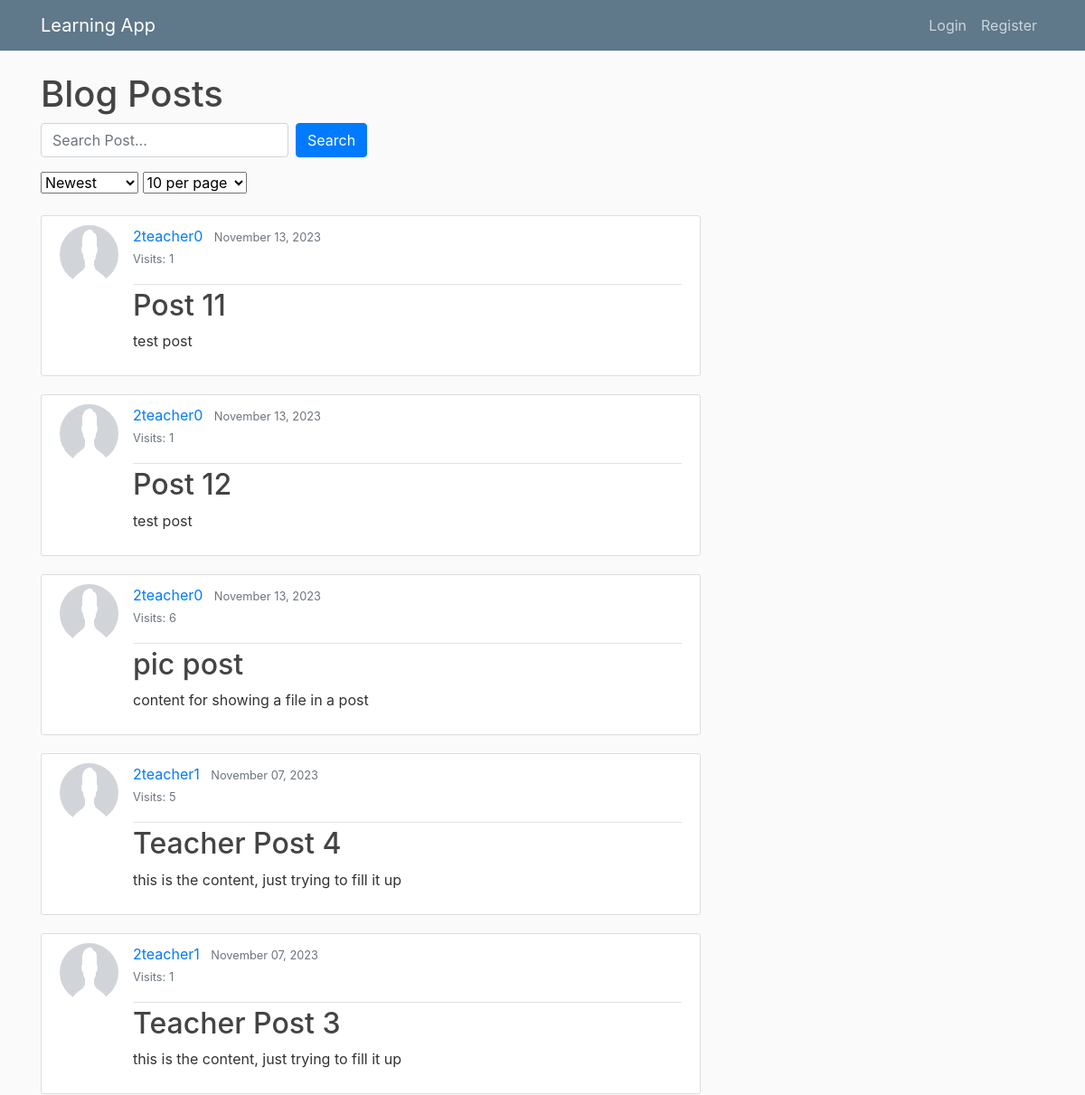
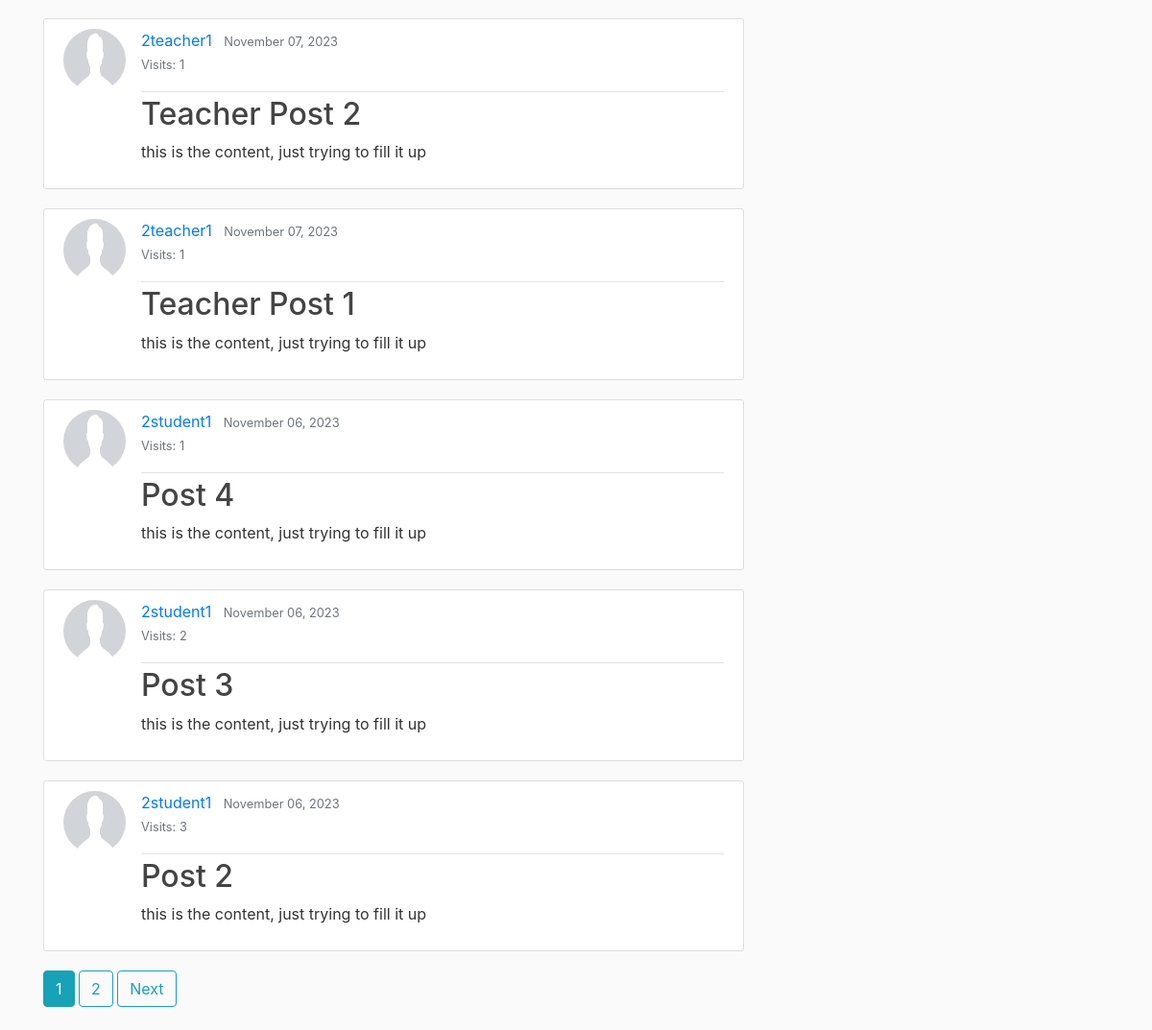
/, run on an earlier commit of the app's database (2 pictures, top to bottom).
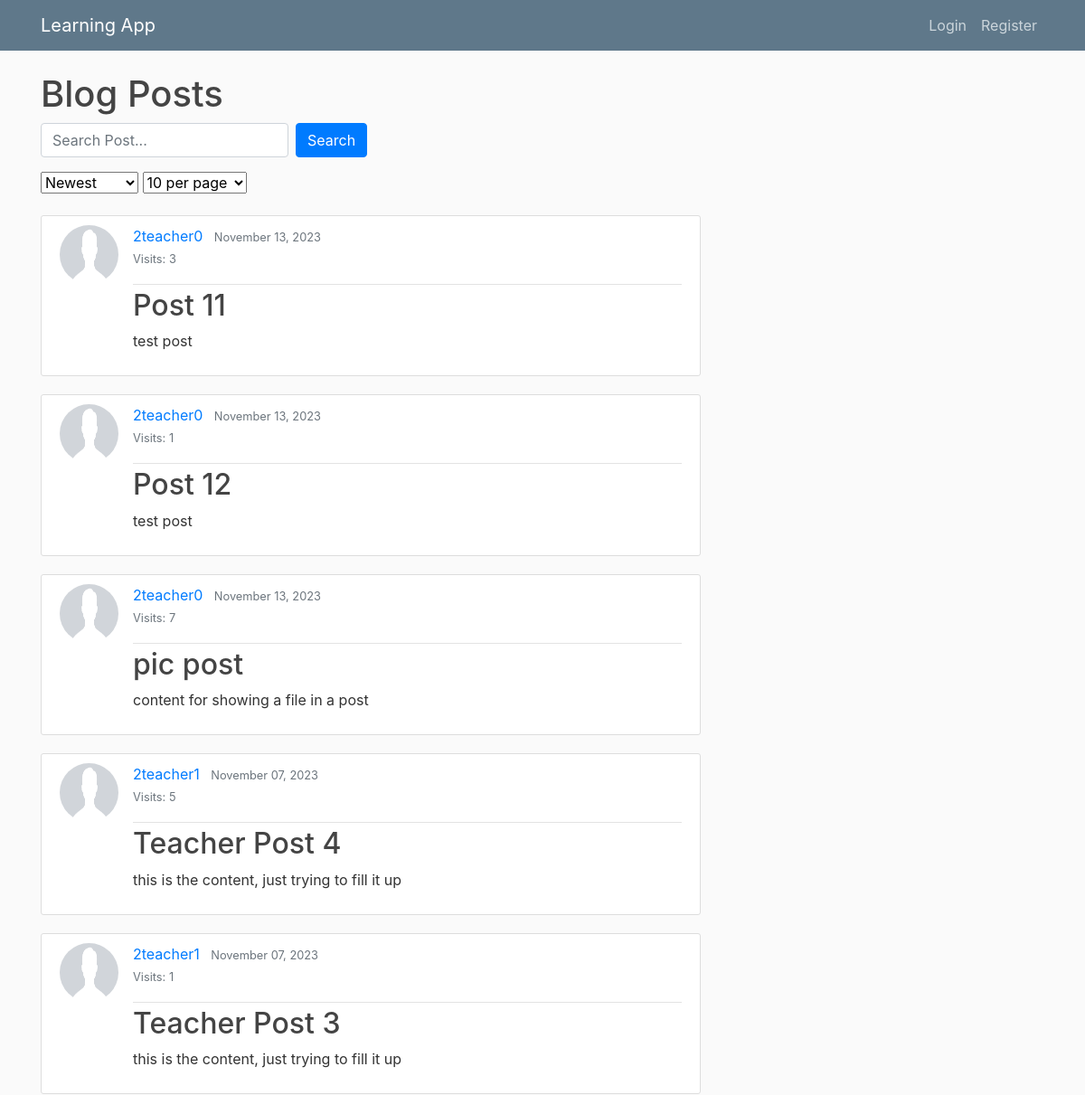
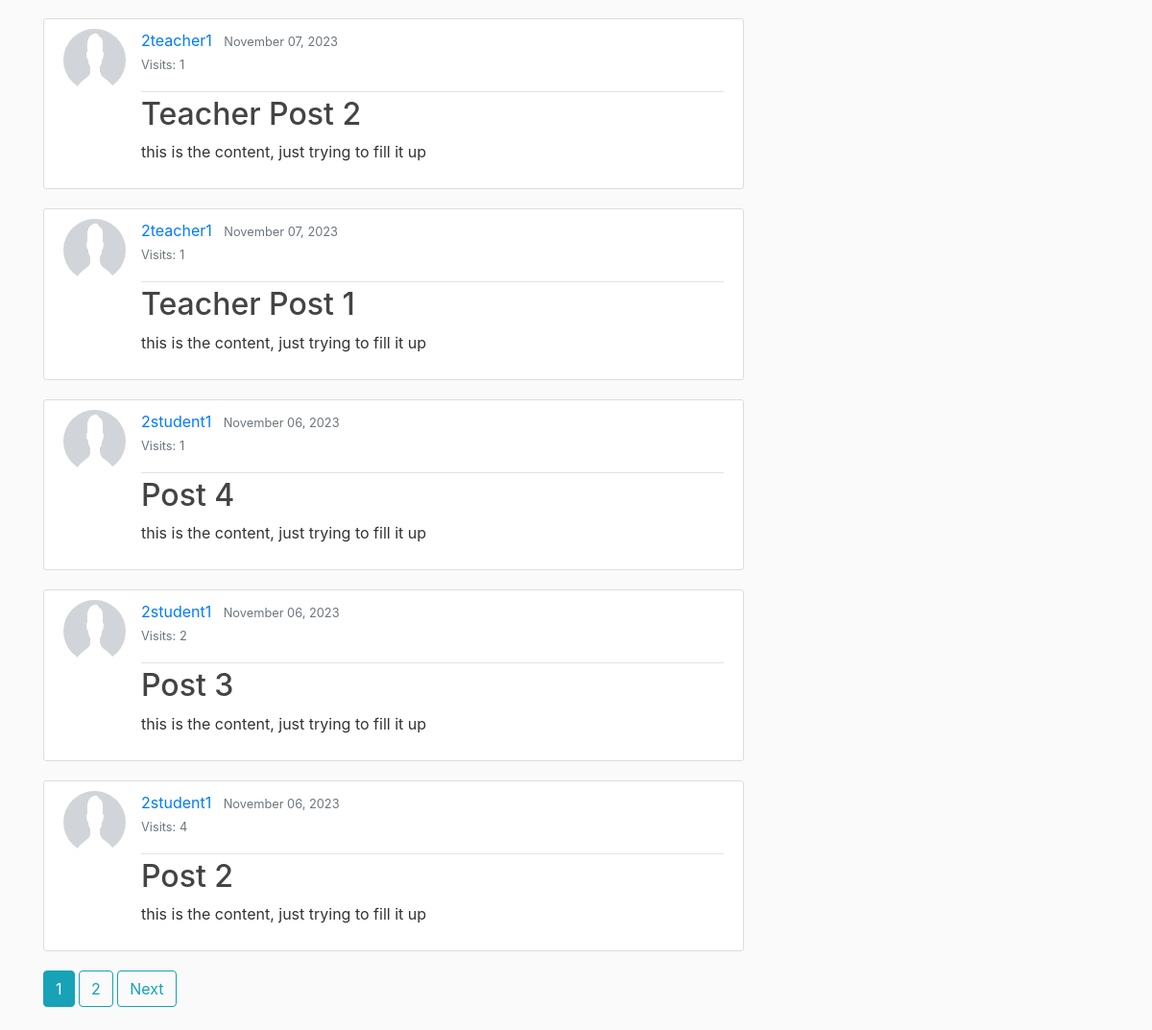
And on a later commit of the database (2 pictures, top to bottom).
### learning_app/models.py (models this page shows, shortened)
class Post(models.Model):
    title = models.CharField(max_length=100)
    content = models.TextField()
    date = models.DateTimeField(default=timezone.now)
    author = models.ForeignKey(User, on_delete=models.CASCADE)
    uploaded_file = models.FileField(upload_to='documents/', null=True, blank=True)
    post_visits = models.IntegerField(default=0)

class Profile(models.Model):
    user = models.OneToOneField(User, on_delete=models.CASCADE)
    image = models.ImageField(default='default.png', upload_to='profile_pics')
    ROLE_CHOICES = [
        ('TEACHER', 'Teacher'),
        ('STUDENT', 'Student'),
        ('ADMIN', 'Admin')
    ]
    role = models.CharField(max_length=10, choices=ROLE_CHOICES, default='STUDENT')

### learning_app/views.py (the view, shortened to what this page needs)
# urls.py: path('', PostListView.as_view(), name='learning_app-home'),  # home page, Shows all Posts
class PostListView(ListView):
    model = Post
    template_name = 'learning_app/home.html'
    context_object_name = 'posts'
    def get_ordering(self):
        ordering = '-date'
        current_ordering = 'newest'
        self.current_ordering = current_ordering
        return ordering
    def get_queryset(self):
        queryset = super().get_queryset().order_by(self.get_ordering())
        search_query = self.request.GET.get('search_query', '')
        if search_query:
            queryset = queryset.filter(
                Q(title__icontains=search_query) |
                Q(content__icontains=search_query)
            )
        return queryset
    def get_context_data(self, **kwargs):
        context = super().get_context_data(**kwargs)
        items_per_page = self.request.GET.get('items_per_page', 10)
        current_items_per_page = int(items_per_page)
        paginator = Paginator(self.get_queryset(), current_items_per_page)
        page = self.request.GET.get('page')
        try:
            posts = paginator.page(page)
        except PageNotAnInteger:
            posts = paginator.page(1)
        except EmptyPage:
            posts = paginator.page(paginator.num_pages)
        context['page_obj'] = posts
        context['current_items_per_page'] = current_items_per_page
        context['current_ordering'] = self.current_ordering
        context['search_form'] = PostSearchForm(self.request.GET or None)
        return context

### learning_app/forms.py
class PostSearchForm(forms.Form):
    search_query = forms.CharField(required=False, label='Search Posts')

### learning_app/templates/learning_app/home.html (shortened to what this page needs)
{% extends "learning_app/base.html" %}
{% load crispy_forms_tags %}
{% block content %}
    <h1>Blog Posts </h1>
<div class="mb-3">
    <form method="get" class="form-inline my-2 my-lg-0">
        <input type="text" name="search_query" placeholder="Search Post..."
               value="{{ request.GET.search_query }}" class="form-control mr-sm-2">
        <button class="btn btn-primary my-2 my-sm-0" type="submit">Search</button>
    </form>
</div>
    <form method="get" action="." class="mb-4">
        <select name="ordering" id="ordering" class="form-select" onchange="this.form.submit()">
            <option value="newest" {% if current_ordering == 'newest' %}selected{% endif %}>Newest</option>
        </select>
        <select name="items_per_page" onchange="this.form.submit()">
            <option value="10" {% if current_items_per_page == 10 %}selected{% endif %}>10 per page</option>
        </select>
    </form>
    {% for post in page_obj  %}
        <article class="media content-section">
            <img class="rounded-circle article-img" src="{{ post.author.profile.image.url }}">
            <div class="media-body">
                <div class="article-metadata">
              <a class="mr-2" href="{% url 'user-posts' post.author.username %}">{{ post.author }}</a>
                    <small class="text-muted">{{ post.date|date:"F d, Y" }}</small>
                    <p class="post-visits">
                        <small class="text-muted">Visits: {{ post.post_visits }}</small>
                    </p>
                </div>
                <h2><a class="article-title " href="{% url 'post-detail' post.id %}">{{ post.title }}</a></h2>
                <p class="article-content">{{ post.content }}</p>
            </div>
        </article>
    {% endfor %}
        {% with request.GET.urlencode as query_string %}
            {% for num in page_obj.paginator.page_range %}
                {% if num >= page_obj.number|add:'-2' and num <= page_obj.number|add:'2' %}
                    {% if num == page_obj.number %}
                        <a class="btn btn-info mb-4" href="?{{ query_string|safe }}&page={{ num }}">{{ num }}</a>
                    {% else %}
                        <a class="btn btn-outline-info mb-4" href="?{{ query_string|safe }}&page={{ num }}">{{ num }}</a>
                    {% endif %}
                {% endif %}
            {% endfor %}
            {% if page_obj.has_next %}
                <a class="btn btn-outline-info mb-4" href="?{{ query_string|safe }}&page={{ page_obj.next_page_number }}">Next</a>
            {% endif %}
        {% endwith %}
{% endblock content %}

What changed in the data, as far as the page shows it:
changed Post "Post 11": post_visits "1" → "3"
changed Post "pic post": post_visits "6" → "7"
changed Post "Post 2": post_visits "3" → "4"
